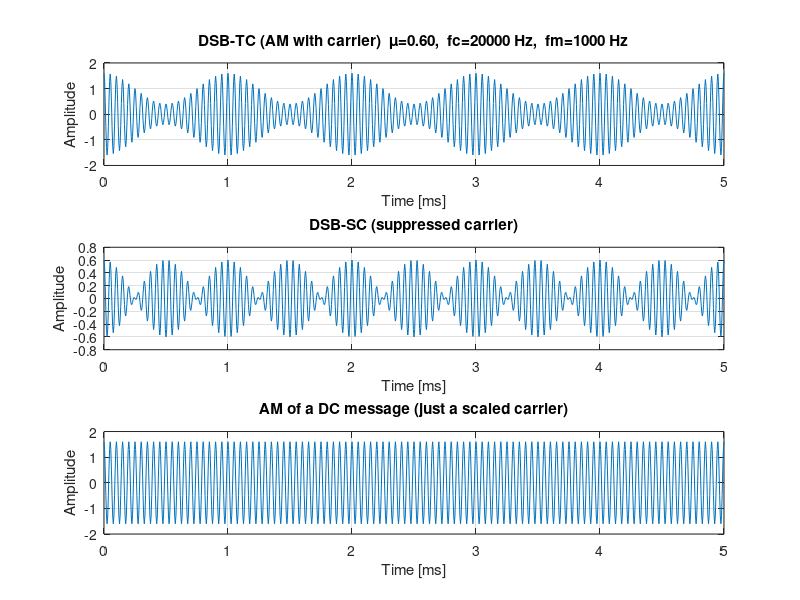
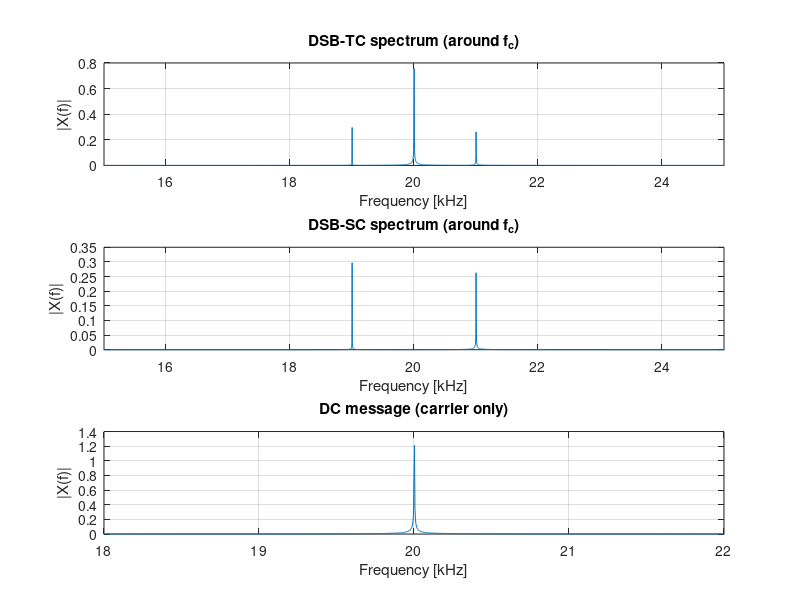
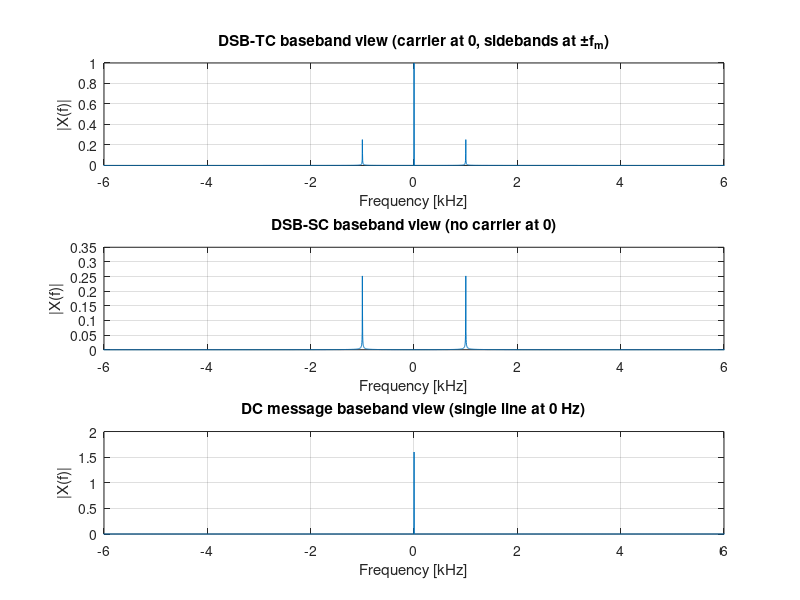

Write MATLAB code to recreate these figures, in order.
%% AM (with DC) and AM (suppressed carrier) + FFT demo
clear; clc; close all;

% ---------- Parameters ----------
fs  = 200e3;            % Sample rate [Hz]
N   = 2^16;             % Samples (power of two for FFT speed)
t   = (0:N-1)/fs;       % Time vector
Ac  = 1;                % Carrier amplitude
fc  = 20e3;             % Carrier frequency [Hz]
fm  = 1e3;              % Message (tone) frequency [Hz]
mu  = 0.6;              % Modulation index (keep |mu|<=1 to avoid overmod)

% ---------- Signals ----------
m   = cos(2*pi*fm*t);                               % Message (unit amplitude)
c   = cos(2*pi*fc*t);                               % Carrier

s_tc  = Ac*(1 + mu*m).*c;                           % DSB-TC (AM with carrier/DC)
s_sc  = Ac*(mu*m).*c;                               % DSB-SC (suppressed carrier)
s_dc  = Ac*(1 + mu*1.0).*c;                         % AM of a DC message (= scaled carrier)

% ---------- Helper: FFT magnitude (properly amplitude-calibrated) ----------
% Returns f (centered) and |X| normalized to tone amplitude units.
magfft = @(x,fs) deal( ...
    linspace(-fs/2, fs/2, numel(x)), ...            % freq axis (fftshifted)
    abs(fftshift(fft(x)))./numel(x) * 2 );          % simple 2/N norm (for peaks)

% ---------- View 1: RF-centered spectra (around fc) ----------
[f_tc,  X_tc ] = magfft(s_tc, fs);
[f_sc,  X_sc ] = magfft(s_sc, fs);
[f_car, X_car] = magfft(s_dc, fs);

% ---------- View 2: Mix down to baseband for readability ----------
lo = exp(-1j*2*pi*fc*t);                            % complex mixer to shift fc -> 0
bb_tc = s_tc .* lo;                                 % basebanded AM with carrier
bb_sc = s_sc .* lo;                                 % basebanded AM SC
bb_car= s_dc .* lo;                                 % basebanded pure carrier

[f_bb_tc,  X_bb_tc ] = magfft(bb_tc, fs);
[f_bb_sc,  X_bb_sc ] = magfft(bb_sc, fs);
[f_bb_car, X_bb_car] = magfft(bb_car, fs);

% ---------- Plots ----------
Tview = 5e-3; idx = t<=Tview;                       % show first 5 ms in time plots

figure('Name','AM Time Domain','Color','w');
subplot(3,1,1); plot(t(idx)*1e3, s_tc(idx)); grid on;
title(sprintf('DSB-TC (AM with carrier)  \\mu=%.2f,  fc=%g Hz,  fm=%g Hz', mu, fc, fm));
xlabel('Time [ms]'); ylabel('Amplitude');

subplot(3,1,2); plot(t(idx)*1e3, s_sc(idx)); grid on;
title('DSB-SC (suppressed carrier)'); xlabel('Time [ms]'); ylabel('Amplitude');

subplot(3,1,3); plot(t(idx)*1e3, s_dc(idx)); grid on;
title('AM of a DC message (just a scaled carrier)'); xlabel('Time [ms]'); ylabel('Amplitude');

% RF-centered spectra (shows lines near ±fc)
figure('Name','AM Spectra (RF-centered)','Color','w');
subplot(3,1,1); plot(f_tc/1e3, X_tc); xlim([fc-5*fm, fc+5*fm]/1e3); grid on;
title('DSB-TC spectrum (around f_c)'); xlabel('Frequency [kHz]'); ylabel('|X(f)|');

subplot(3,1,2); plot(f_sc/1e3, X_sc); xlim([fc-5*fm, fc+5*fm]/1e3); grid on;
title('DSB-SC spectrum (around f_c)'); xlabel('Frequency [kHz]'); ylabel('|X(f)|');

subplot(3,1,3); plot(f_car/1e3, X_car); xlim([fc-2*fm, fc+2*fm]/1e3); grid on;
title('DC message (carrier only)'); xlabel('Frequency [kHz]'); ylabel('|X(f)|');

% Baseband spectra (carrier -> 0 Hz; sidebands at ±fm)
zoom_win = 6*fm;
figure('Name','AM Spectra (Basebanded)','Color','w');
subplot(3,1,1); plot(f_bb_tc/1e3, X_bb_tc); xlim([-zoom_win, zoom_win]/1e3); grid on;
title('DSB-TC baseband view (carrier at 0, sidebands at ±f_m)'); xlabel('Frequency [kHz]'); ylabel('|X(f)|');

subplot(3,1,2); plot(f_bb_sc/1e3, X_bb_sc); xlim([-zoom_win, zoom_win]/1e3); grid on;
title('DSB-SC baseband view (no carrier at 0)'); xlabel('Frequency [kHz]'); ylabel('|X(f)|');

subplot(3,1,3); plot(f_bb_car/1e3, X_bb_car); xlim([-zoom_win, zoom_win]/1e3); grid on;
title('DC message baseband view (single line at 0 Hz)'); xlabel('Frequency [kHz]'); ylabel('|X(f)|');

% ---------- Tips ----------
% (1) Sideband/carrier ratio for a single-tone AM:
%     In DSB-TC, each sideband ≈ (mu/2) of the carrier (voltage).
% (2) To reduce spectral leakage, you can window:
%     w = hann(N).';  [f, X] = magfft(x.*w, fs);    % (adjust amplitude if needed)
% (3) To label dynamically, use sprintf or [] concatenation, not numeric addition:
%     title(sprintf('Time domain (f_s = %.0f Hz)', fs));
